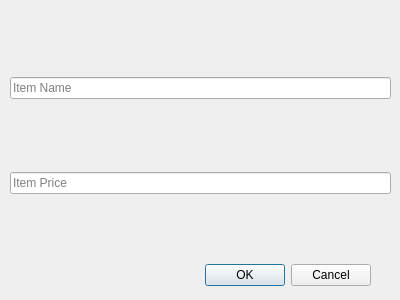
<?xml version="1.0" encoding="UTF-8"?>
<ui version="4.0">
 <class>CreateItemDialog</class>
 <widget class="QDialog" name="CreateItemDialog">
  <property name="geometry">
   <rect>
    <x>0</x>
    <y>0</y>
    <width>400</width>
    <height>300</height>
   </rect>
  </property>
  <property name="windowTitle">
   <string>Dialog</string>
  </property>
  <widget class="QDialogButtonBox" name="buttonBox">
   <property name="geometry">
    <rect>
     <x>30</x>
     <y>260</y>
     <width>341</width>
     <height>31</height>
    </rect>
   </property>
   <property name="orientation">
    <enum>Qt::Horizontal</enum>
   </property>
   <property name="standardButtons">
    <set>QDialogButtonBox::Cancel|QDialogButtonBox::Ok</set>
   </property>
  </widget>
  <widget class="QWidget" name="verticalLayoutWidget">
   <property name="geometry">
    <rect>
     <x>10</x>
     <y>10</y>
     <width>381</width>
     <height>251</height>
    </rect>
   </property>
   <layout class="QVBoxLayout" name="verticalLayout">
    <item>
     <widget class="QLineEdit" name="input_itemName">
      <property name="text">
       <string/>
      </property>
      <property name="placeholderText">
       <string>Item Name</string>
      </property>
     </widget>
    </item>
    <item>
     <widget class="QLineEdit" name="input_itemPrice">
      <property name="placeholderText">
       <string>Item Price</string>
      </property>
     </widget>
    </item>
   </layout>
  </widget>
 </widget>
 <resources/>
 <connections>
  <connection>
   <sender>buttonBox</sender>
   <signal>accepted()</signal>
   <receiver>CreateItemDialog</receiver>
   <slot>accept()</slot>
   <hints>
    <hint type="sourcelabel">
     <x>248</x>
     <y>254</y>
    </hint>
    <hint type="destinationlabel">
     <x>157</x>
     <y>274</y>
    </hint>
   </hints>
  </connection>
  <connection>
   <sender>buttonBox</sender>
   <signal>rejected()</signal>
   <receiver>CreateItemDialog</receiver>
   <slot>reject()</slot>
   <hints>
    <hint type="sourcelabel">
     <x>316</x>
     <y>260</y>
    </hint>
    <hint type="destinationlabel">
     <x>286</x>
     <y>274</y>
    </hint>
   </hints>
  </connection>
 </connections>
</ui>
